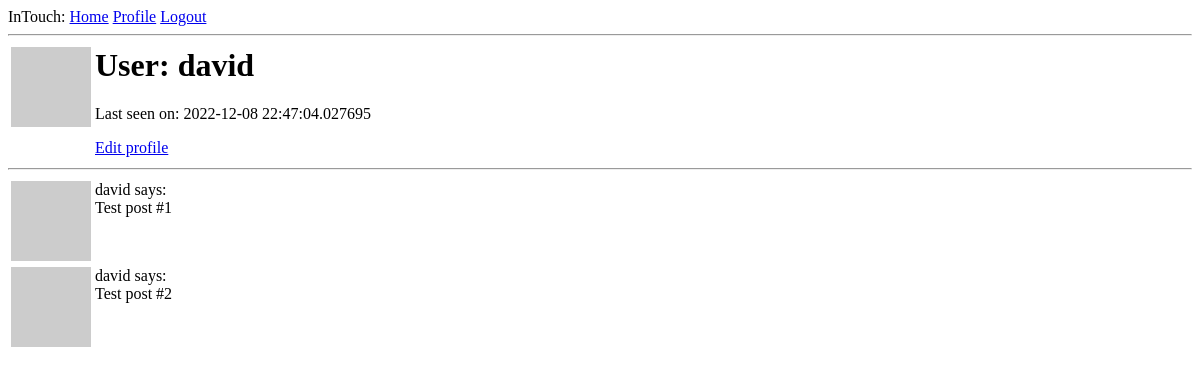
The app's page /user/david (signed in), older data.
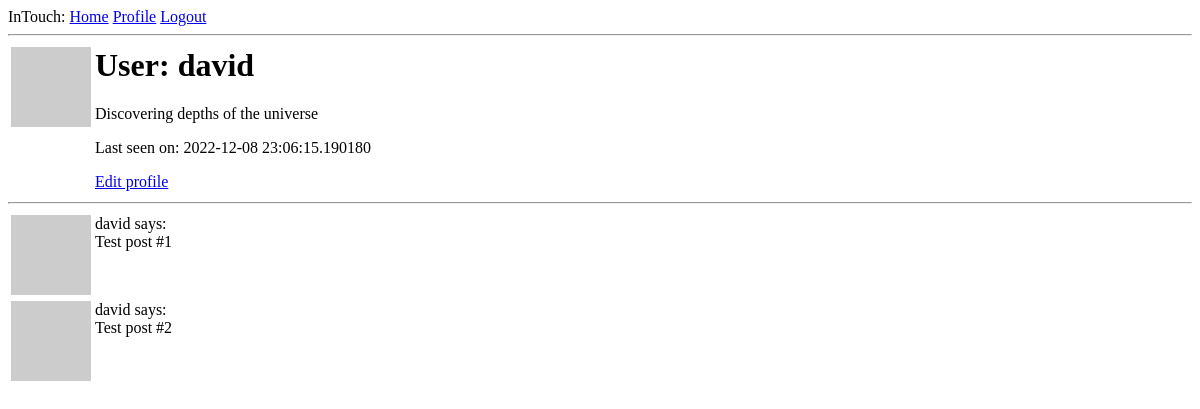
The same page, newer data.
### app/models.py (models this page shows, shortened)
class User(UserMixin, db.Model):
    id = db.Column(db.Integer, primary_key=True)
    username = db.Column(db.String(64), index=True, unique=True)
    email = db.Column(db.String(120), index=True, unique=True)
    password_hash = db.Column(db.String(128))
    posts = db.relationship('Post', backref='author', lazy='dynamic')
    about_me = db.Column(db.String(140))
    last_seen = db.Column(db.DateTime, default=datetime.utcnow)
    def avatar(self, size):
        digest = md5(self.email.lower().encode('utf-8')).hexdigest()
        url = 'https://www.gravatar.com/avatar/'
        return f'{url}{digest}?d=identicon&s={size}'

### app/routes.py (the view)
@app.route('/user/<username>')
@login_required
def user(username):
    user = User.query.filter_by(username=username).first_or_404()
    posts = [
        {'author': user, 'body': 'Test post #1'},
        {'author': user, 'body': 'Test post #2'},
    ]
    return render_template('user.html', user=user, posts=posts)

### app/models.py (called while the page is built)
@login.user_loader
def load_user(id):
    return User.query.get(int(id))

### app/routes.py (called while the page is built)
@app.before_request
def before_request():
    if current_user.is_authenticated:
        current_user.last_seen = datetime.utcnow()
        db.session.commit()

### app/templates/user.html
{% extends "base.html" %}
{% block content %}
    <table>
        <tr valign="top">
            <td><img src="{{ user.avatar(128) }}"></td>
            <td>
                <h1>User: {{ user.username }}</h1>
                {% if user.about_me %}
                <p>{{ user.about_me }}</p>
                {% endif %}
                {% if user.last_seen %}
                <p>Last seen on: {{ user.last_seen }}</p>
                {% endif %}
                {% if user == current_user %}
                <p>
                    <a href="{{ url_for('edit_profile') }}">
                        Edit profile
                    </a>
                </p>
                {% endif %}
            </td>
        </tr>
    </table>
    <hr>
    {% for post in posts %}
        {% include '_post.html' %}
    {% endfor %}
{% endblock %}

### app/templates/base.html (shortened to what this page needs)
<html>
    <head>
    </head>
    <body>
        <div>
            InTouch:
            <a href="{{ url_for('index') }}">Home</a>
            {% if current_user.is_anonymous %}
            <a href="{{ url_for('login') }}">Login</a>
            {% else %}
            <a href="{{ url_for('user', username=current_user.username) }}">Profile</a>
            <a href="{{ url_for('logout') }}">Logout</a>
            {% endif %}
        </div>
        <hr>
        {% block content %}{% endblock %}
    </body>
</html>

### app/templates/_post.html
    <table>
        <tr valign="top">
            <td><img src="{{ post.author.avatar(36) }}"></td>
            <td>
                {{ post.author.username }} says:<br>{{ post.body }}
            </td>
        </tr>
    </table>

Row changes from the older to the newer data that the page shows:
changed User "david": about_me (not shown) → "Discovering depths of the universe"; last_seen "2022-12-08 22:47:04.027695" → "2022-12-08 23:06:15.190180"
